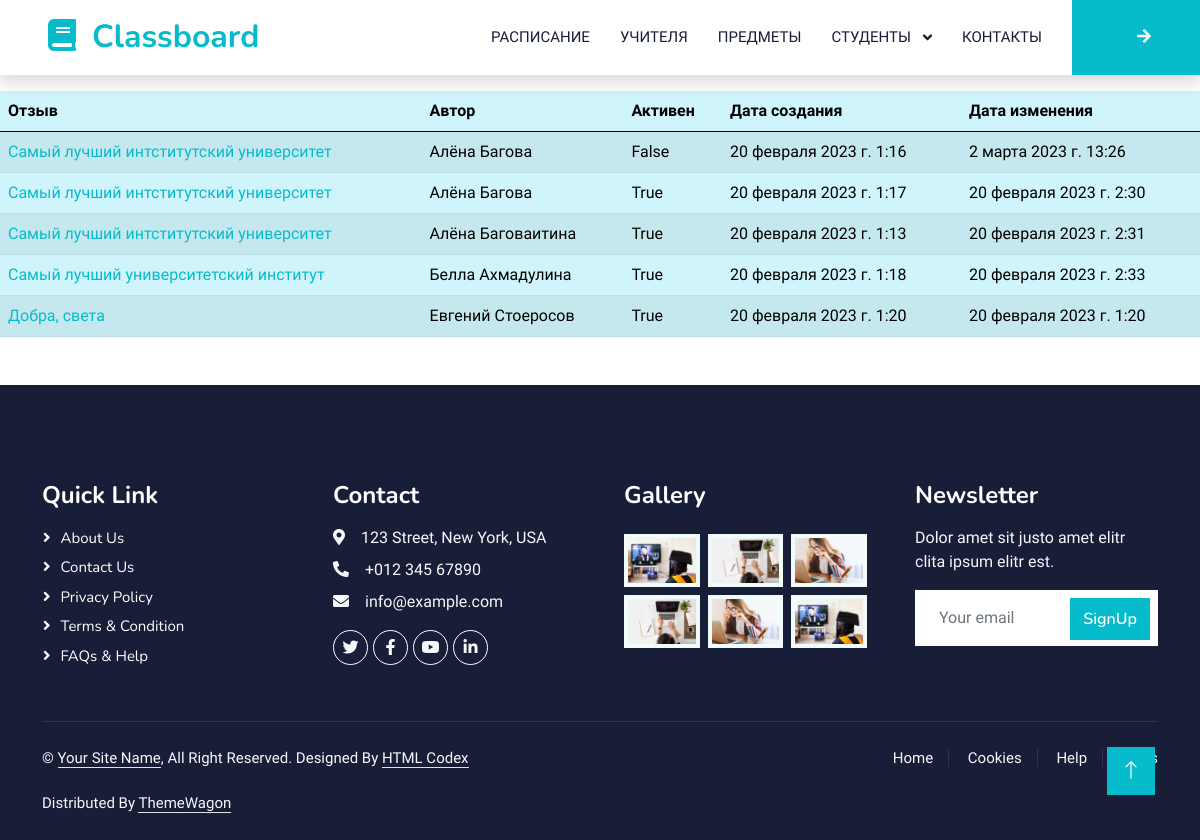
Page /testimonials/ (signed in) on the committed database.
### testimonials/models.py (models this page shows, shortened)
class Testimonial(PersonAbstract):
    title = models.CharField(verbose_name='Заголовок', max_length=150)
    testimonial = models.TextField(verbose_name='Отзыв')
    create_at = models.DateTimeField(verbose_name='Дата создания', auto_now_add=True)
    update_at = models.DateTimeField(verbose_name='Дата обновления', auto_now=True)
    active = models.BooleanField(verbose_name='Активен', default=False)
    class Meta:
        verbose_name = 'Отзыв'
        verbose_name_plural = 'Отзывы'
        ordering = ['first_name', 'last_name']

### testimonials/views.py (the view)
# urls.py: path("", TestimonialListViews.as_view(), name="testimonials_list"),
class TestimonialListViews(LoginRequiredMixin, ListView):
    model = Testimonial
    template_name = 'testimonials/testimonials_list.html'
    context_object_name = 'testimonials'

### templates/testimonials/testimonials_list.html (shortened to what this page needs)
{% extends 'layout/base.html' %}
{% block content %}
<table class="mb-3 mt-3 table table-info table-striped">
  <thead>
    <th>Отзыв</th>
    <th>Автор</th>
    <th>Активен</th>
    <th>Дата создания</th>
    <th>Дата изменения</th>
  </thead>
  <tbody>
    {% for testimonial_item in testimonials %}
    <tr>
      <td>
        <a
          href="{% url 'testimonials:testimonials_update' testimonial_item.pk %}"
          >{{ testimonial_item.title }}</a
        >
      </td>
      <td>
        {{ testimonial_item.first_name }} {{ testimonial_item.last_name }}
      </td>
      <td>{{ testimonial_item.active }}</td>
      <td>{{ testimonial_item.create_at }}</td>
      <td>{{ testimonial_item.update_at }}</td>
    </tr>
    {% endfor %}
  </tbody>
</table>
{% endblock content %}

### static/css/style.css (style rules this page uses)
:root { --primary: #06BBCC; --light: #F0FBFC; --dark: #181d38; }

### rows in the picture
Testimonial: title "Самый лучший интститутский университет", first_name "Алёна", last_name "Багова", active "False", create_at "20 февраля 2023 г. 1:16", update_at "2 марта 2023 г. 13:26"
Testimonial: title "Самый лучший интститутский университет", first_name "Алёна", last_name "Багова", active "True", create_at "20 февраля 2023 г. 1:17", update_at "20 февраля 2023 г. 2:30"
Testimonial: title "Самый лучший интститутский университет", first_name "Алёна", last_name "Баговаитина", active "True", create_at "20 февраля 2023 г. 1:13", update_at "20 февраля 2023 г. 2:31"
Testimonial: title "Самый лучший университетский институт", first_name "Белла", last_name "Ахмадулина", active "True", create_at "20 февраля 2023 г. 1:18", update_at "20 февраля 2023 г. 2:33"
Testimonial: title "Добра, света", first_name "Евгений", last_name "Стоеросов", active "True", create_at "20 февраля 2023 г. 1:20", update_at "20 февраля 2023 г. 1:20"
